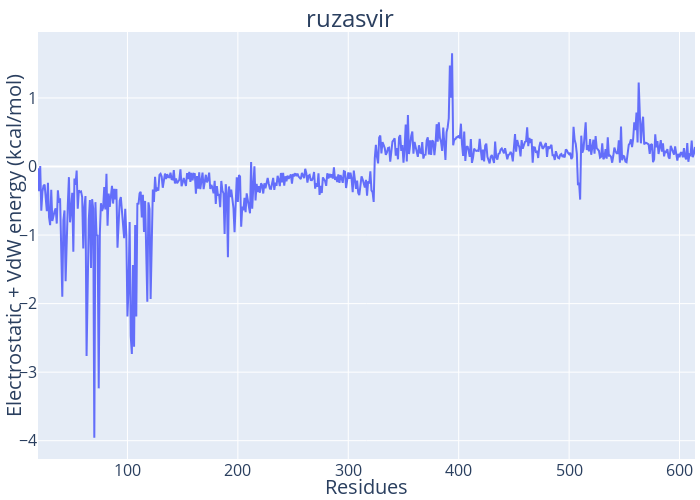

Here is the notebook cell this chart was saved with:
### Markdown cell above
Show the strongest ligand energies graph

### Code cell
strongest_ligand = list(ligand_energies_sum.keys())[-1]
strongest_ligand_figure = ligand_figures[strongest_ligand]
strongest_ligand_figure.show()

### Figure 1 — Plotly figure (JSON) as saved in the notebook; plotly's stock layout.template omitted (floating-point values rounded to 4 significant figures; data arrays with more than 128 entries replaced by an {"elided": "..."} marker saying what was removed)
{"data": [{"hovertemplate": "Residue %{x} (%{text}): %{y:.4f}", "name": "ruzasvir", "text": {"elided": "598 str values"}, "type": "scatter", "x": {"elided": "596 int values"}, "y": {"elided": "599 float values"}}], "layout": {"height": 500, "margin": {"b": 5, "l": 5, "r": 5, "t": 32}, "title": {"font": {"size": 24}, "text": "ruzasvir", "x": 0.5, "y": 0.98}, "width": 700, "xaxis": {"tickfont": {"size": 16}, "title": {"font": {"size": 20}, "standoff": 0, "text": "Residues"}}, "yaxis": {"tickfont": {"size": 16}, "title": {"font": {"size": 20}, "standoff": 0, "text": "Electrostatic + VdW energy (kcal/mol)"}}}}
